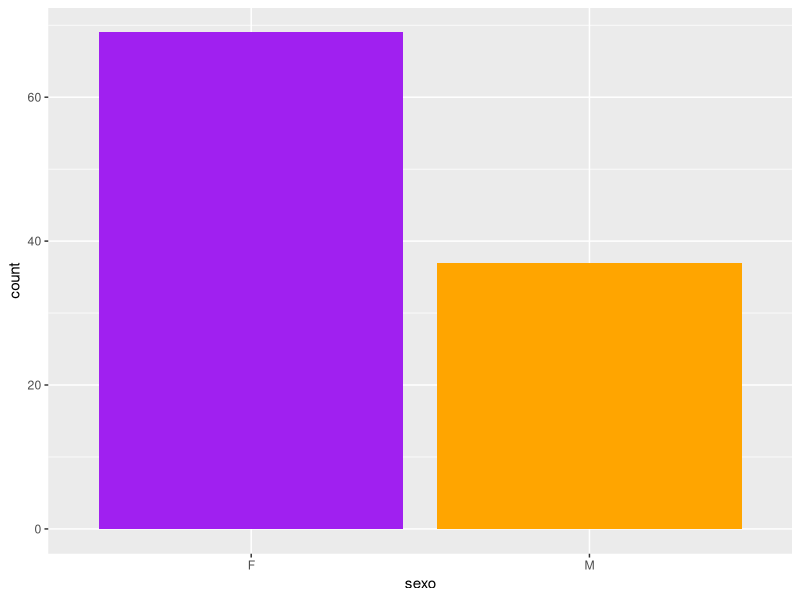
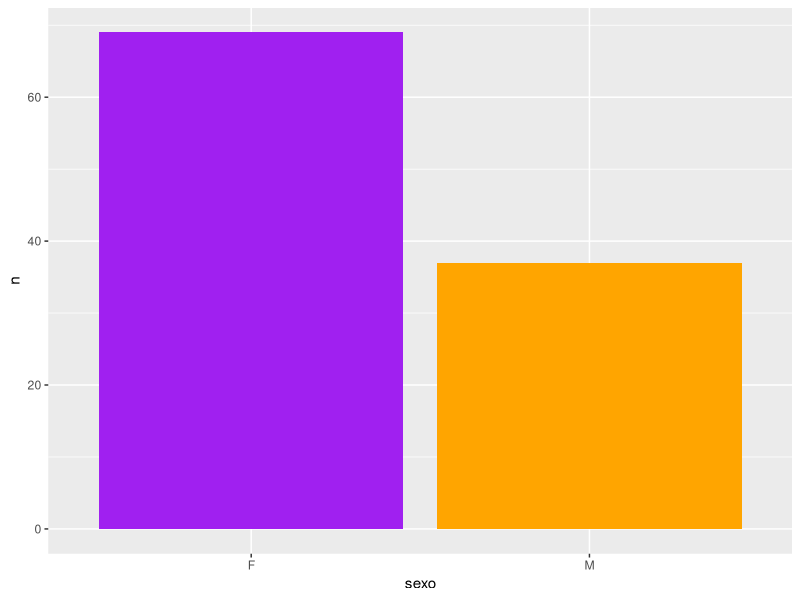
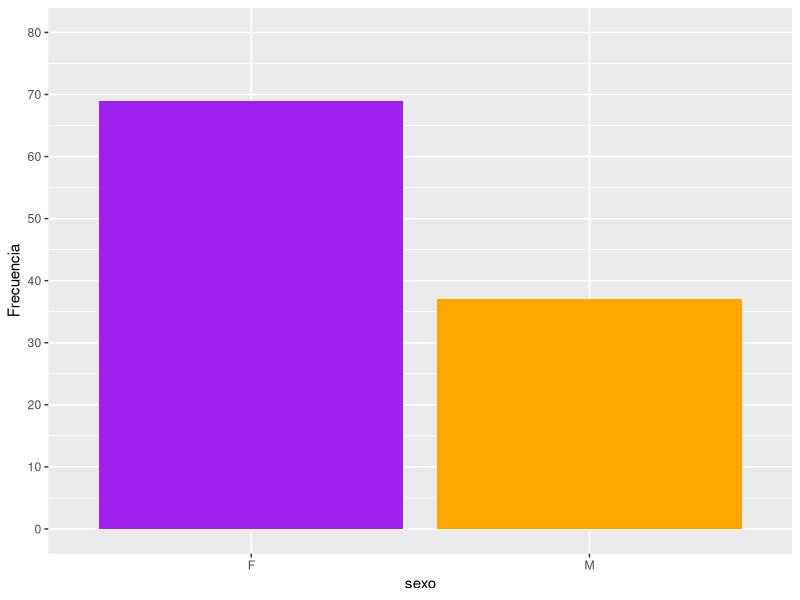
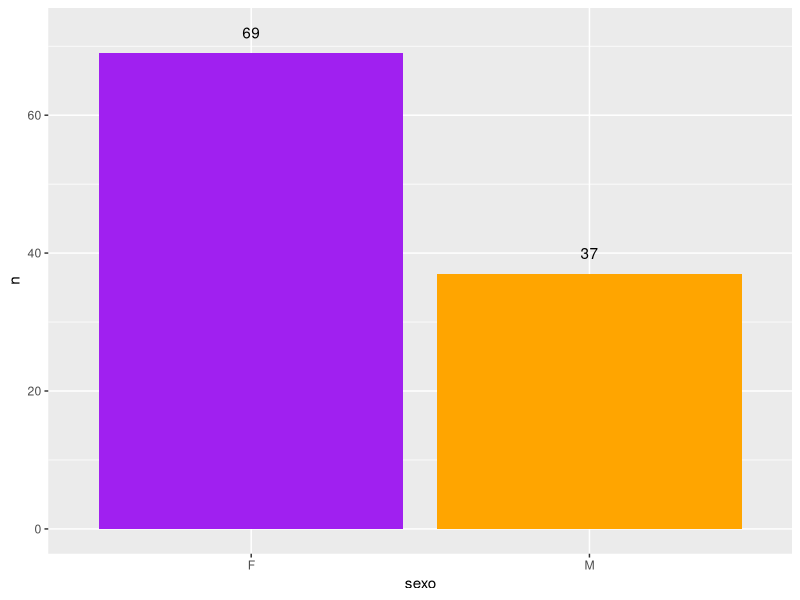
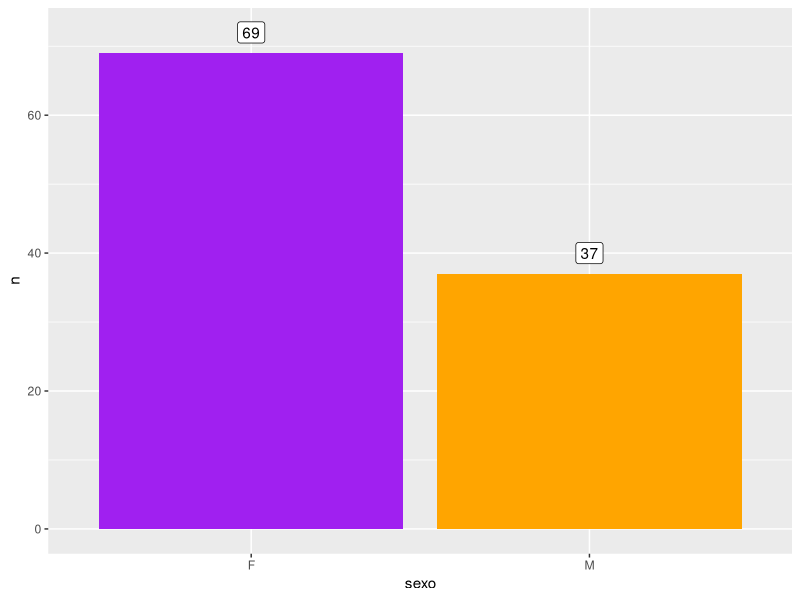
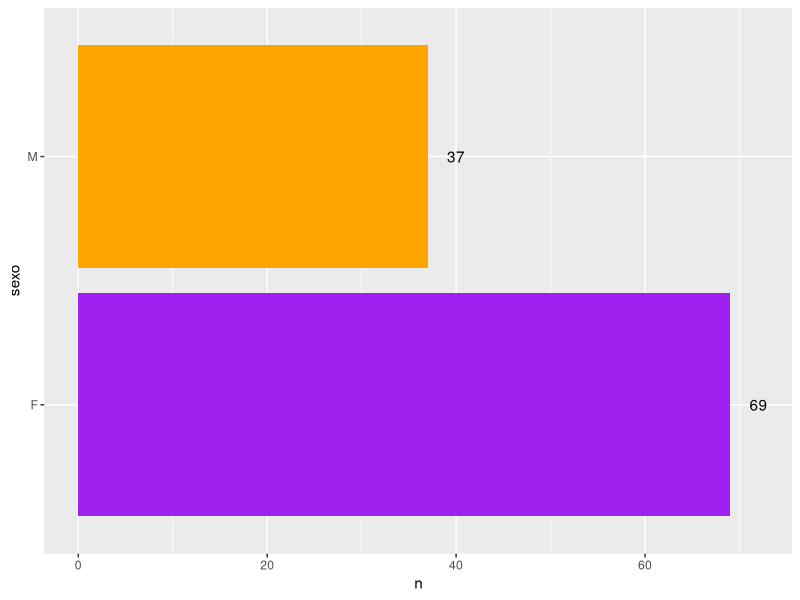
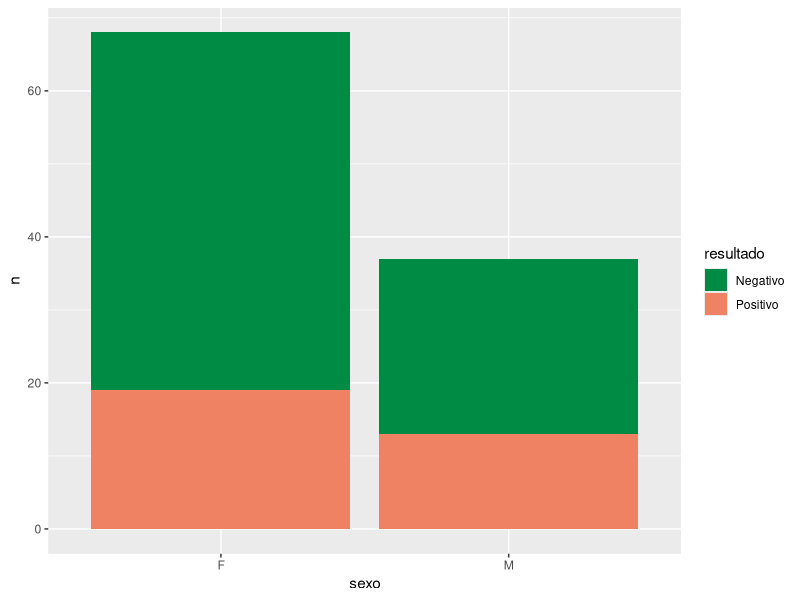
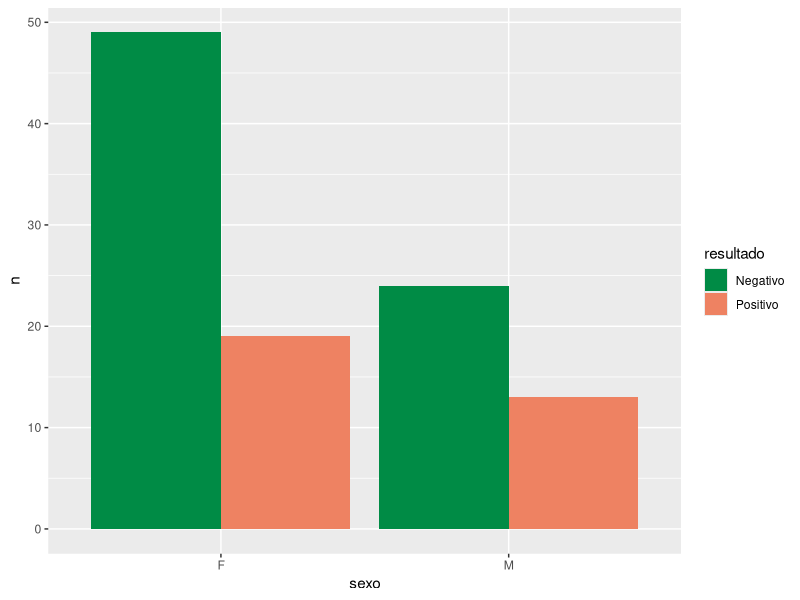

Source code (R) for these figures, in order:
# Gráficos - Encuentro 7

# activamos tidyverse

library(tidyverse)

# leemos datos

guess_encoding("practicas/tsomf_prueba.csv")

# el encondign mayoritario del archivo es ISO-8859-1

tsomf <- read_csv2("practicas/tsomf_prueba.csv", 
                   locale = locale(encoding = "ISO-8859-1"))

glimpse(tsomf)

# Gráficos de variables cualitativas

# Gráficos de barras con sexo

tsomf |> 
  ggplot(aes(x = sexo, fill = sexo)) + 
  geom_bar() + 
  scale_fill_manual(values = c("purple", "orange")) +
  theme(legend.position = "none")

# geom_bar() hace automáticamente un recuento de repeticiones de valores, 
# es decir que el eje y (count) se calcula en la misma operación del gráfico

# Si llegasemos al gráfico con una tabla con las frecuencias calculadas

tsomf |> 
  count(sexo) 

# debemos indicarle a la coordenada y de donde saca la frecuencia e
# incorporar dentro de la capa geométrica geom_bar() el arumento
# stat = "identity"

tsomf |> 
  count(sexo) |> 
  ggplot(aes(x = sexo, y = n, fill = sexo)) + 
  geom_bar(stat = "identity") + 
  scale_fill_manual(values = c("purple", "orange")) +
  theme(legend.position = "none")

# Escalas de eje

# se pueden cambiar las escalas de eje con scale_x_* y scale_y_*
# el asterisco se reemplaza por la caracteristica de los datos asociados
# a ese eje

# por ejemplo, el eje y es un eje contínuo (count) por lo tanto:

tsomf |> 
  ggplot(aes(x = sexo, fill = sexo)) + 
  geom_bar() + 
  scale_fill_manual(values = c("purple", "orange")) +
  theme(legend.position = "none") + 
  scale_y_continuous(name = "Frecuencia", 
                     limits = c(0,80), 
                     breaks = seq(0, 80, by = 10))

# se puede declarar dentro de la escala el nombre del eje, los límites y 
# las separaciones con sus marcaciones de escala

# para el argumento breaks de escalas contínuas es muy útil la función seq()


# una capa interesante para agregar a este tipo de gráficos es una de texto 
# o de etiquetas

tsomf |> 
  count(sexo) |> 
  ggplot(aes(x = sexo, y = n, fill = sexo)) + 
  geom_bar(stat = "identity") + 
  scale_fill_manual(values = c("purple", "orange")) +
  theme(legend.position = "none") +
  geom_text(aes(label = n), nudge_y = 3) 

# para sumar etiquetas conviene que el gráfico provenga de una tabla de conteo
# a la capa geométrica text se le agrega un aes() para mapear la propiedad
# label igualando a n
# también se puede definir el desplazamiento del texto para que no se superponga
# con las barras (nugde_y desplazamiento vertical, nudge_x horizontal)

# igual pero con geom_label()

tsomf |> 
  count(sexo) |> 
  ggplot(aes(x = sexo, y = n)) + 
  geom_bar(aes(fill = sexo), stat = "identity") + 
  scale_fill_manual(values = c("purple", "orange")) +
  theme(legend.position = "none") +
  geom_label(aes(label = n), nudge_y = 3) 

# rotar coordenadas

tsomf |> 
  count(sexo) |> 
  ggplot(aes(x = sexo, y = n, fill = sexo)) + 
  geom_bar(stat = "identity") + 
  scale_fill_manual(values = c("purple", "orange")) +
  theme(legend.position = "none") +
  geom_text(aes(label = n), nudge_y = 3) +
  coord_flip()

# coord_flip() cambia la disposición del gráfico

# barras combinadas

# para incluir otra variable categórica en las barras debemos utilizar
# el mapeo de otra caracteristica como fill

tsomf |> 
  count(sexo, resultado) 

tsomf |> 
  count(sexo, resultado) |> 
  filter(resultado != "Inadecuado") |> 
  ggplot(aes(x = sexo, y = n, fill = resultado)) + 
  geom_bar(stat = "identity") + 
  scale_fill_manual(values = c("springgreen4", "salmon2"))

# por defecto la posición es "stack", es decir una categoría encima de la otra
# con valores absolutos de frecuencia

# lo podemos cambiar con "dodge"

tsomf |> 
  count(sexo, resultado) |> 
  filter(resultado != "Inadecuado") |> 
  ggplot(aes(x = sexo, y = n, fill = resultado)) + 
  geom_bar(stat = "identity", position = "dodge") + 
  scale_fill_manual(values = c("springgreen4", "salmon2"))

# o "fill" (similar a stack con valores relativos)

tsomf |> 
  count(sexo, resultado) |> 
  filter(resultado != "Inadecuado") |> 
  ggplot(aes(x = sexo, y = n, fill = resultado)) + 
  geom_bar(stat = "identity", position = "fill") + 
  scale_fill_manual(values = c("springgreen4", "salmon2"))

# si queremos hacer como el gráfico con etiquetas debemos adaptar la 
# capa geométrica a la disposición del gráfico

tsomf |> 
  count(sexo, resultado) |> 
  filter(resultado != "Inadecuado") |> 
  ggplot(aes(x = sexo, y = n, fill = resultado)) + 
  geom_bar(stat = "identity", position = "dodge") + 
  scale_fill_manual(values = c("springgreen4", "salmon2")) +
  geom_text(aes(label = n), 
            position = position_dodge(width = 0.9), vjust = -0.5) +
  scale_y_continuous(limits = c(0, 55))

# definimos posición en dodge y ajustamos el desplazamiento vertical
# además aumentamos los límites de la escala para que se vea la etiqueta

# Gráficos de variables cuantitativas

# vamos a calcular la edad a partir de la fecha de nacimiento para poder
# trabajar con ella

tsomf <- tsomf |> 
  mutate(edad = interval(dmy(fecha_nacimiento), dmy(fecha_test))%/%dyears())

# histogramas

# solo necesitamos declarar en x la variable cuantitativa para construir un
# histograma

tsomf |> 
  ggplot(aes(x = edad)) +
  geom_histogram(binwidth = 5, fill = "firebrick", color = "white") 
   
# definimos ancho de 5 años y colores de relleno y contorno

# Pirámides poblacionales



